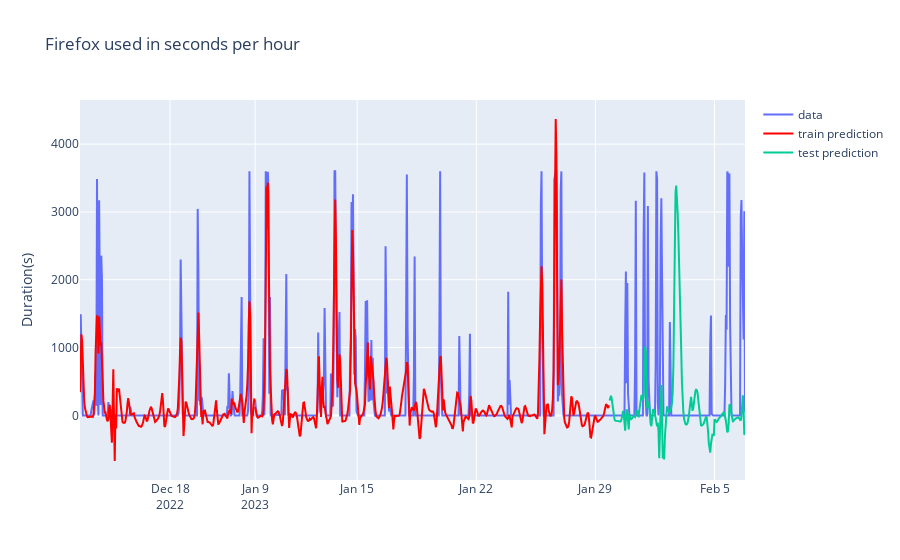

Notebook code cell kept with this figure:
### Code cell
plot_prediction(df_1, train_pred, test_pred, n_steps, start, end)

### Figure 1 — Plotly figure (JSON) as saved in the notebook; plotly's stock layout.template omitted (floating-point values rounded to 4 significant figures; data arrays with more than 128 entries replaced by an {"elided": "..."} marker saying what was removed)
{"data": [{"name": "data", "type": "scatter", "x": {"elided": "962 str values"}, "y": {"elided": "962 float values"}}, {"line": {"color": "red"}, "name": "train prediction", "type": "scatter", "x": {"elided": "770 str values"}, "y": {"elided": "770 float values"}}, {"line": {"color": "red"}, "name": "train prediction", "showlegend": false, "type": "scatter", "x": [], "y": []}, {"line": {"color": "#00CC96"}, "name": "test prediction", "type": "scatter", "x": {"elided": "192 str values"}, "y": {"elided": "192 float values"}}], "layout": {"title": {"text": "Firefox used in seconds per hour"}, "xaxis": {"rangebreaks": [{"values": ["2022-12-23T00:00:00", "2022-12-24T00:00:00", "2022-12-25T00:00:00", "2022-12-26T00:00:00", "2022-12-27T00:00:00", "2022-12-28T00:00:00", "2022-12-29T00:00:00", "2022-12-30T00:00:00", "2022-12-31T00:00:00", "2023-01-01T00:00:00", "2023-01-02T00:00:00", "2023-01-03T00:00:00", "2023-01-04T00:00:00", "2023-01-05T00:00:00", "2023-01-06T00:00:00", "2023-01-07T00:00:00", "2023-01-08T00:00:00"]}]}, "yaxis": {"title": {"text": "Duration(s)"}}}}
